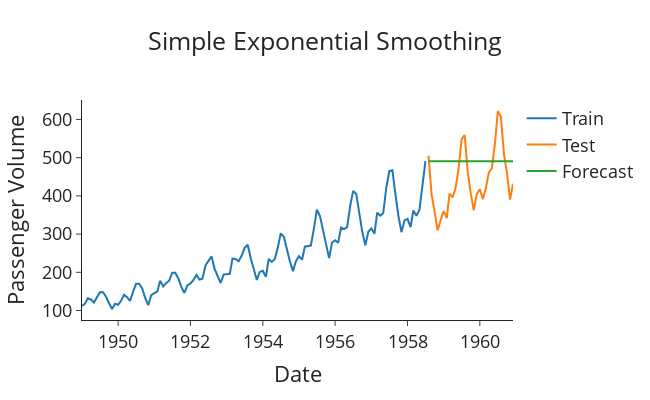

Notebook source saved alongside this figure:
### Code cell
plot_func(forecasts, 'Simple Exponential Smoothing')
